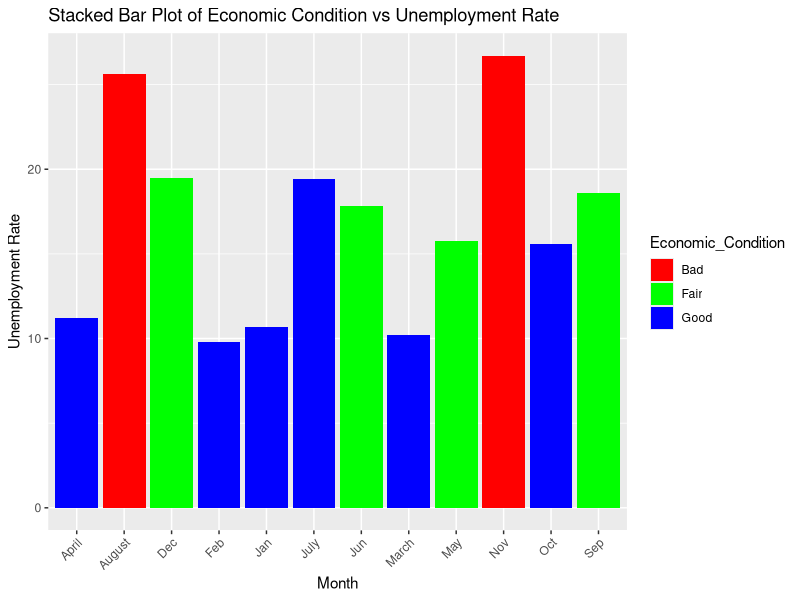
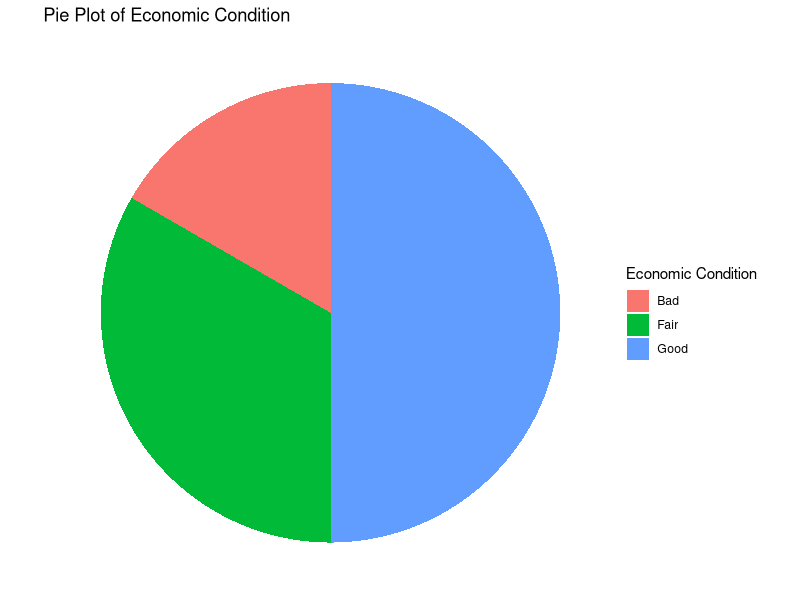
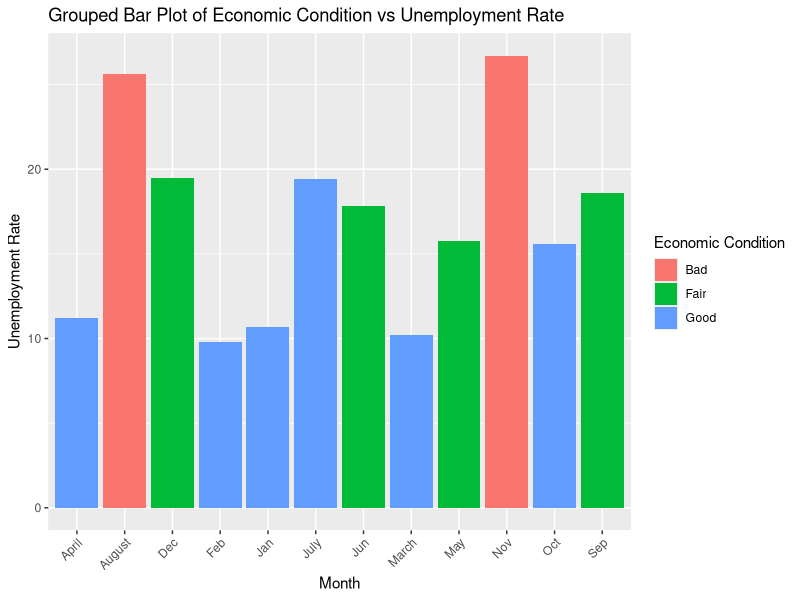

These charts were generated, in order, by the following R code:
library(ggplot2)
data <- data.frame(
  Month = c("Jan", "Feb", "March", "April", "May", "Jun", "July", "August", "Sep", "Oct", "Nov", "Dec"),
  Economic_Condition = c("Good", "Good", "Good", "Good", "Fair", "Fair", "Good", "Bad", "Fair", "Good", "Bad", "Fair"),
  Unemployment_Rate = c(10.7, 9.8, 10.2, 11.2, 15.75, 17.8, 19.4, 25.6, 18.6, 15.6, 26.7, 19.5)
)
ggplot(data, aes(x = Month, y = Unemployment_Rate, fill = Economic_Condition)) +
  geom_bar(stat = "identity") +
  labs(title = "Stacked Bar Plot of Economic Condition vs Unemployment Rate",
       x = "Month", y = "Unemployment Rate") +
  theme(axis.text.x = element_text(angle = 45, hjust = 1)) +
  scale_fill_manual(values = c("Good" = "blue", "Fair" = "green", "Bad" = "red"))
ggplot(data, aes(x = "", fill = Economic_Condition)) +
  geom_bar(width = 1) +
  coord_polar("y") +
  labs(title = "Pie Plot of Economic Condition",
       fill = "Economic Condition") +
  theme_void()
ggplot(data, aes(x = Month, y = Unemployment_Rate, fill = Economic_Condition)) +
  geom_bar(stat = "identity", position = "dodge") +
  labs(title = "Grouped Bar Plot of Economic Condition vs Unemployment Rate",
       x = "Month", y = "Unemployment Rate", fill = "Economic Condition") +
  theme(axis.text.x = element_text(angle = 45, hjust = 1))


